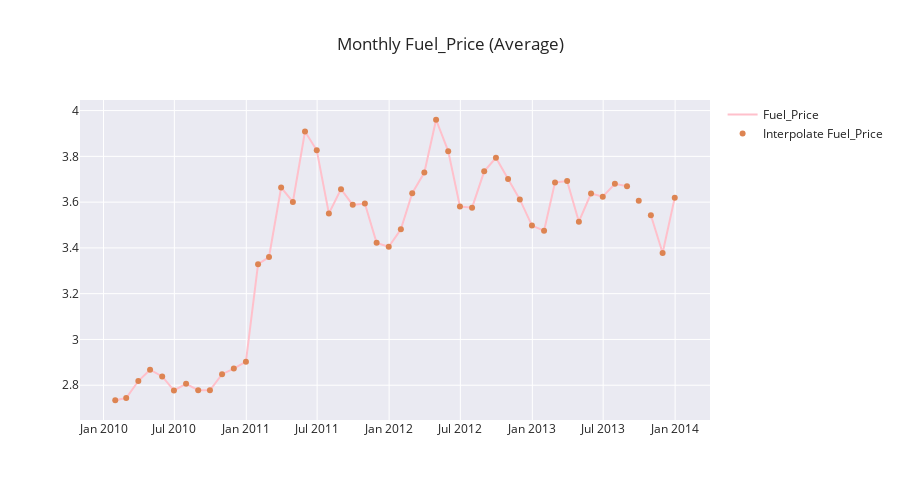

The notebook cell this image was saved under:
### Code cell
fig = make_subplots(rows=1, 
                    cols=1)

custom_aggregation = {}
custom_aggregation["Fuel_Price"] = "mean"
data2 = data2.set_index(pd.DatetimeIndex(data2['Date']))
data0 = data2.resample('M').agg(custom_aggregation)
data0.columns = ["Fuel_Price"]
data0['Date'] = data0.index

x = data0['Date'].tolist()
y = data0['Fuel_Price'].tolist()
y_ = data0['Fuel_Price'].interpolate().tolist()

fig.add_trace(go.Scatter(x=x, y=y,name='Fuel_Price',line=dict(color='pink', width=2)), 1, 1)
fig.add_trace(go.Scatter(x=x, y=y_,mode='markers',name='Interpolate Fuel_Price'), 1, 1)

fig['layout'].update(height=500, width=900, title='Monthly Fuel_Price (Average)')
fig.show()
